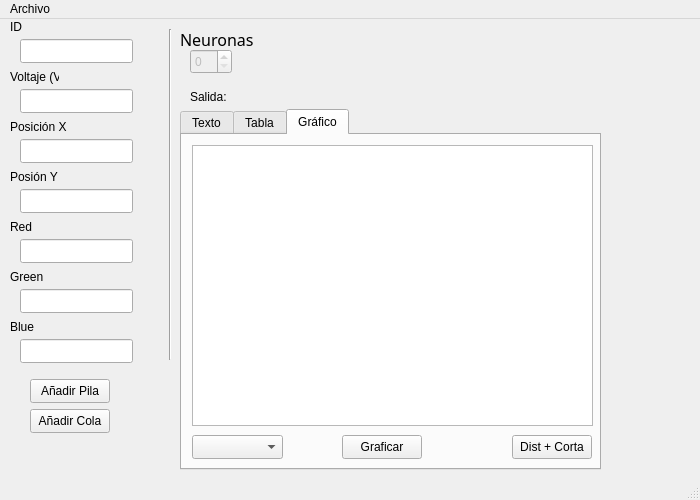
<?xml version="1.0" encoding="UTF-8"?>
<ui version="4.0">
 <class>MainWindow</class>
 <widget class="QMainWindow" name="MainWindow">
  <property name="geometry">
   <rect>
    <x>0</x>
    <y>0</y>
    <width>700</width>
    <height>500</height>
   </rect>
  </property>
  <property name="windowTitle">
   <string>MainWindow</string>
  </property>
  <widget class="QWidget" name="centralwidget">
   <widget class="QPushButton" name="btnAPila">
    <property name="geometry">
     <rect>
      <x>30</x>
      <y>360</y>
      <width>80</width>
      <height>24</height>
     </rect>
    </property>
    <property name="text">
     <string>Añadir Pila</string>
    </property>
   </widget>
   <widget class="QLineEdit" name="lineEdit">
    <property name="geometry">
     <rect>
      <x>20</x>
      <y>20</y>
      <width>113</width>
      <height>24</height>
     </rect>
    </property>
   </widget>
   <widget class="QLabel" name="label">
    <property name="geometry">
     <rect>
      <x>10</x>
      <y>0</y>
      <width>49</width>
      <height>16</height>
     </rect>
    </property>
    <property name="text">
     <string>ID</string>
    </property>
   </widget>
   <widget class="QLineEdit" name="lineEdit_2">
    <property name="geometry">
     <rect>
      <x>20</x>
      <y>70</y>
      <width>113</width>
      <height>24</height>
     </rect>
    </property>
   </widget>
   <widget class="QLabel" name="label_2">
    <property name="geometry">
     <rect>
      <x>10</x>
      <y>50</y>
      <width>49</width>
      <height>16</height>
     </rect>
    </property>
    <property name="text">
     <string>Voltaje (V)</string>
    </property>
   </widget>
   <widget class="QLineEdit" name="lineEdit_3">
    <property name="geometry">
     <rect>
      <x>20</x>
      <y>120</y>
      <width>113</width>
      <height>24</height>
     </rect>
    </property>
   </widget>
   <widget class="QLabel" name="label_3">
    <property name="geometry">
     <rect>
      <x>10</x>
      <y>100</y>
      <width>61</width>
      <height>16</height>
     </rect>
    </property>
    <property name="text">
     <string>Posición X</string>
    </property>
   </widget>
   <widget class="QLineEdit" name="lineEdit_4">
    <property name="geometry">
     <rect>
      <x>20</x>
      <y>170</y>
      <width>113</width>
      <height>24</height>
     </rect>
    </property>
   </widget>
   <widget class="QLabel" name="label_4">
    <property name="geometry">
     <rect>
      <x>10</x>
      <y>150</y>
      <width>49</width>
      <height>16</height>
     </rect>
    </property>
    <property name="text">
     <string>Posión Y</string>
    </property>
   </widget>
   <widget class="QLineEdit" name="lineEdit_5">
    <property name="geometry">
     <rect>
      <x>20</x>
      <y>220</y>
      <width>113</width>
      <height>24</height>
     </rect>
    </property>
   </widget>
   <widget class="QLabel" name="label_5">
    <property name="geometry">
     <rect>
      <x>10</x>
      <y>200</y>
      <width>49</width>
      <height>16</height>
     </rect>
    </property>
    <property name="text">
     <string>Red</string>
    </property>
   </widget>
   <widget class="QLineEdit" name="lineEdit_6">
    <property name="geometry">
     <rect>
      <x>20</x>
      <y>270</y>
      <width>113</width>
      <height>24</height>
     </rect>
    </property>
   </widget>
   <widget class="QLabel" name="label_6">
    <property name="geometry">
     <rect>
      <x>10</x>
      <y>250</y>
      <width>49</width>
      <height>16</height>
     </rect>
    </property>
    <property name="text">
     <string>Green</string>
    </property>
   </widget>
   <widget class="QLineEdit" name="lineEdit_7">
    <property name="geometry">
     <rect>
      <x>20</x>
      <y>320</y>
      <width>113</width>
      <height>24</height>
     </rect>
    </property>
   </widget>
   <widget class="QLabel" name="label_7">
    <property name="geometry">
     <rect>
      <x>10</x>
      <y>300</y>
      <width>49</width>
      <height>16</height>
     </rect>
    </property>
    <property name="text">
     <string>Blue</string>
    </property>
   </widget>
   <widget class="Line" name="line">
    <property name="geometry">
     <rect>
      <x>160</x>
      <y>10</y>
      <width>20</width>
      <height>331</height>
     </rect>
    </property>
    <property name="orientation">
     <enum>Qt::Vertical</enum>
    </property>
   </widget>
   <widget class="QLabel" name="label_8">
    <property name="geometry">
     <rect>
      <x>180</x>
      <y>10</y>
      <width>91</width>
      <height>21</height>
     </rect>
    </property>
    <property name="font">
     <font>
      <family>Raleway Medium</family>
      <pointsize>12</pointsize>
     </font>
    </property>
    <property name="text">
     <string>Neuronas</string>
    </property>
   </widget>
   <widget class="QLabel" name="label_9">
    <property name="geometry">
     <rect>
      <x>190</x>
      <y>70</y>
      <width>49</width>
      <height>16</height>
     </rect>
    </property>
    <property name="text">
     <string>Salida:</string>
    </property>
   </widget>
   <widget class="QSpinBox" name="cNumNeuronas">
    <property name="enabled">
     <bool>false</bool>
    </property>
    <property name="geometry">
     <rect>
      <x>190</x>
      <y>30</y>
      <width>42</width>
      <height>25</height>
     </rect>
    </property>
   </widget>
   <widget class="QPushButton" name="btnACola">
    <property name="geometry">
     <rect>
      <x>30</x>
      <y>390</y>
      <width>80</width>
      <height>24</height>
     </rect>
    </property>
    <property name="text">
     <string>Añadir Cola</string>
    </property>
   </widget>
   <widget class="QTabWidget" name="tabWidget">
    <property name="enabled">
     <bool>true</bool>
    </property>
    <property name="geometry">
     <rect>
      <x>180</x>
      <y>90</y>
      <width>421</width>
      <height>361</height>
     </rect>
    </property>
    <property name="tabPosition">
     <enum>QTabWidget::North</enum>
    </property>
    <property name="tabShape">
     <enum>QTabWidget::Rounded</enum>
    </property>
    <property name="currentIndex">
     <number>2</number>
    </property>
    <property name="elideMode">
     <enum>Qt::ElideNone</enum>
    </property>
    <widget class="QWidget" name="tab">
     <attribute name="title">
      <string>Texto</string>
     </attribute>
     <widget class="QPlainTextEdit" name="cSalida">
      <property name="geometry">
       <rect>
        <x>10</x>
        <y>10</y>
        <width>221</width>
        <height>281</height>
       </rect>
      </property>
     </widget>
     <widget class="QPushButton" name="btnListar">
      <property name="geometry">
       <rect>
        <x>10</x>
        <y>300</y>
        <width>80</width>
        <height>24</height>
       </rect>
      </property>
      <property name="text">
       <string>Listar</string>
      </property>
     </widget>
     <widget class="QComboBox" name="cbOrdernar">
      <property name="geometry">
       <rect>
        <x>240</x>
        <y>10</y>
        <width>91</width>
        <height>24</height>
       </rect>
      </property>
      <property name="placeholderText">
       <string>Ordenar...</string>
      </property>
      <item>
       <property name="text">
        <string>Seleccionar...</string>
       </property>
      </item>
      <item>
       <property name="text">
        <string>ID (Asc)</string>
       </property>
      </item>
      <item>
       <property name="text">
        <string>Voltaje</string>
       </property>
      </item>
     </widget>
    </widget>
    <widget class="QWidget" name="tab_2">
     <attribute name="title">
      <string>Tabla</string>
     </attribute>
     <widget class="QTableWidget" name="tabla">
      <property name="geometry">
       <rect>
        <x>10</x>
        <y>80</y>
        <width>401</width>
        <height>192</height>
       </rect>
      </property>
      <property name="sizePolicy">
       <sizepolicy hsizetype="MinimumExpanding" vsizetype="MinimumExpanding">
        <horstretch>0</horstretch>
        <verstretch>0</verstretch>
       </sizepolicy>
      </property>
      <attribute name="verticalHeaderVisible">
       <bool>false</bool>
      </attribute>
      <attribute name="verticalHeaderHighlightSections">
       <bool>false</bool>
      </attribute>
     </widget>
     <widget class="QLineEdit" name="cBuscar">
      <property name="geometry">
       <rect>
        <x>10</x>
        <y>40</y>
        <width>151</width>
        <height>24</height>
       </rect>
      </property>
     </widget>
     <widget class="QLabel" name="label_10">
      <property name="geometry">
       <rect>
        <x>10</x>
        <y>20</y>
        <width>91</width>
        <height>16</height>
       </rect>
      </property>
      <property name="text">
       <string>Buscar (ID)</string>
      </property>
     </widget>
     <widget class="QPushButton" name="btnActualizar">
      <property name="geometry">
       <rect>
        <x>100</x>
        <y>290</y>
        <width>80</width>
        <height>24</height>
       </rect>
      </property>
      <property name="text">
       <string>Actualizar</string>
      </property>
     </widget>
     <widget class="QPushButton" name="btnBuscar">
      <property name="geometry">
       <rect>
        <x>170</x>
        <y>40</y>
        <width>80</width>
        <height>24</height>
       </rect>
      </property>
      <property name="text">
       <string>Buscar</string>
      </property>
     </widget>
    </widget>
    <widget class="QWidget" name="tab_3">
     <attribute name="title">
      <string>Gráfico</string>
     </attribute>
     <widget class="QGraphicsView" name="graphicsView">
      <property name="geometry">
       <rect>
        <x>10</x>
        <y>10</y>
        <width>401</width>
        <height>281</height>
       </rect>
      </property>
      <property name="alignment">
       <set>Qt::AlignLeading|Qt::AlignLeft|Qt::AlignTop</set>
      </property>
     </widget>
     <widget class="QPushButton" name="btnGraficar">
      <property name="geometry">
       <rect>
        <x>160</x>
        <y>300</y>
        <width>80</width>
        <height>24</height>
       </rect>
      </property>
      <property name="text">
       <string>Graficar</string>
      </property>
     </widget>
     <widget class="QComboBox" name="cbModo">
      <property name="geometry">
       <rect>
        <x>10</x>
        <y>300</y>
        <width>91</width>
        <height>24</height>
       </rect>
      </property>
      <property name="placeholderText">
       <string>Modo. . . </string>
      </property>
      <item>
       <property name="text">
        <string>Seleccionar...</string>
       </property>
      </item>
      <item>
       <property name="text">
        <string>Puntos</string>
       </property>
      </item>
      <item>
       <property name="text">
        <string>Círculos</string>
       </property>
      </item>
     </widget>
     <widget class="QPushButton" name="btnLocalizar">
      <property name="geometry">
       <rect>
        <x>330</x>
        <y>300</y>
        <width>80</width>
        <height>24</height>
       </rect>
      </property>
      <property name="text">
       <string>Dist + Corta</string>
      </property>
     </widget>
    </widget>
   </widget>
  </widget>
  <widget class="QMenuBar" name="menubar">
   <property name="geometry">
    <rect>
     <x>0</x>
     <y>0</y>
     <width>700</width>
     <height>21</height>
    </rect>
   </property>
   <widget class="QMenu" name="menuA_adir">
    <property name="title">
     <string>Archivo</string>
    </property>
    <addaction name="actionAbrir"/>
    <addaction name="actionGuardar"/>
   </widget>
   <addaction name="menuA_adir"/>
  </widget>
  <widget class="QStatusBar" name="statusbar"/>
  <action name="actionAbrir">
   <property name="text">
    <string>Abrir</string>
   </property>
  </action>
  <action name="actionGuardar">
   <property name="text">
    <string>Guardar</string>
   </property>
  </action>
 </widget>
 <resources/>
 <connections/>
</ui>
